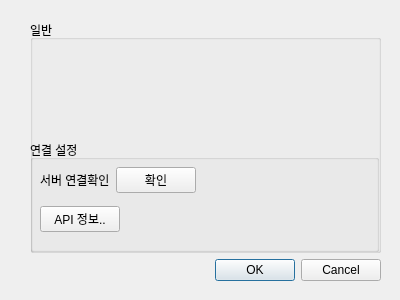
<?xml version="1.0" encoding="UTF-8"?>
<ui version="4.0">
 <class>OptionDialog</class>
 <widget class="QDialog" name="OptionDialog">
  <property name="geometry">
   <rect>
    <x>0</x>
    <y>0</y>
    <width>400</width>
    <height>300</height>
   </rect>
  </property>
  <property name="windowTitle">
   <string>옵션</string>
  </property>
  <widget class="QWidget" name="verticalLayoutWidget">
   <property name="geometry">
    <rect>
     <x>30</x>
     <y>20</y>
     <width>351</width>
     <height>261</height>
    </rect>
   </property>
   <layout class="QVBoxLayout" name="verticalLayout">
    <item>
     <widget class="QGroupBox" name="normalGroup">
      <property name="title">
       <string>일반</string>
      </property>
      <widget class="QGroupBox" name="connectionGroup">
       <property name="geometry">
        <rect>
         <x>0</x>
         <y>120</y>
         <width>349</width>
         <height>112</height>
        </rect>
       </property>
       <property name="title">
        <string>연결 설정</string>
       </property>
       <widget class="QWidget" name="verticalLayoutWidget_2">
        <property name="geometry">
         <rect>
          <x>10</x>
          <y>20</y>
          <width>331</width>
          <height>80</height>
         </rect>
        </property>
        <layout class="QVBoxLayout" name="verticalLayout_2">
         <item>
          <layout class="QHBoxLayout" name="horizontalLayout">
           <item>
            <widget class="QLabel" name="checkConn">
             <property name="text">
              <string>서버 연결확인</string>
             </property>
            </widget>
           </item>
           <item>
            <widget class="QPushButton" name="checkBtn">
             <property name="text">
              <string>확인</string>
             </property>
            </widget>
           </item>
           <item>
            <spacer name="horizontalSpacer">
             <property name="orientation">
              <enum>Qt::Horizontal</enum>
             </property>
             <property name="sizeHint" stdset="0">
              <size>
               <width>40</width>
               <height>20</height>
              </size>
             </property>
            </spacer>
           </item>
          </layout>
         </item>
         <item>
          <layout class="QHBoxLayout" name="horizontalLayout_2">
           <item>
            <widget class="QPushButton" name="infoAPI">
             <property name="text">
              <string>API 정보..</string>
             </property>
            </widget>
           </item>
           <item>
            <spacer name="horizontalSpacer_2">
             <property name="orientation">
              <enum>Qt::Horizontal</enum>
             </property>
             <property name="sizeHint" stdset="0">
              <size>
               <width>40</width>
               <height>20</height>
              </size>
             </property>
            </spacer>
           </item>
          </layout>
         </item>
        </layout>
       </widget>
      </widget>
     </widget>
    </item>
    <item>
     <widget class="QDialogButtonBox" name="buttonBox">
      <property name="font">
       <font>
        <strikeout>false</strikeout>
       </font>
      </property>
      <property name="standardButtons">
       <set>QDialogButtonBox::Cancel|QDialogButtonBox::Ok</set>
      </property>
     </widget>
    </item>
   </layout>
  </widget>
 </widget>
 <resources/>
 <connections/>
</ui>
